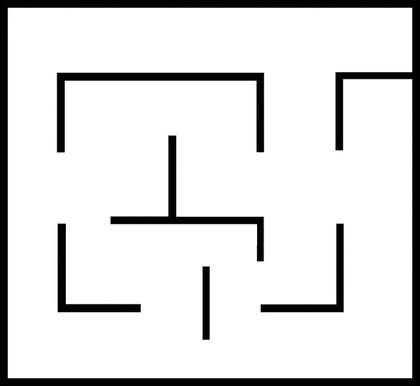
%> input picture Matlab_create_structure/pixel_files/Map8_2.jpg, 420 x 386 px, shrunk from 593 x 545 before the run
$ octave CreateSearchPoints.m   (GNU Octave 9; MATLAB toolbox functions it lacks are replaced by stand-ins)
%> lines starting %> are read from the running program, lines starting %| are printed output that depends on the picture


% close all;
clear all; clc;

%Adds the path to the graph library
addpath('./graphutils')

fig = imread('./pixel_files/Map8_2.jpg');
%> fig is the input picture: size 386x420x3 uint8; min 0, max 255, mean 221.7
load('./output_structure/Original_graph_36.mat','graph')
number_nodes = graph.number_nodes;
node_list = graph.node_list;
edge_matrix = graph.edge_matrix;
complete_edge_matrix = graph.complete_edge_matrix;
map_edge_matrix = graph.map_edge_matrix;
path_matrix = graph.path_matrix;
w_s = graph.w_s;
Pol_coefs = graph.Pol_coefs;

%Plotting the original graph
figure(1)
image = (fig(:,:,1)+fig(:,:,2)+fig(:,:,3))/3;
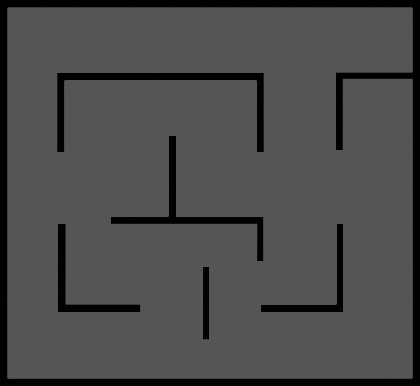
%> image: size 386x420 uint8; min 0, max 85, mean 75
image = flipud(image);
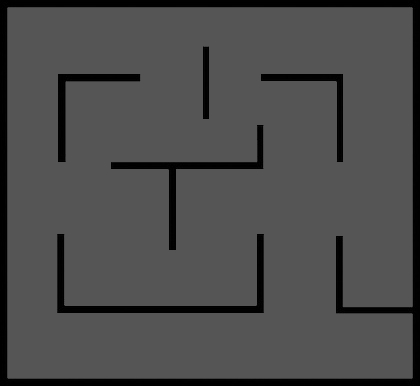
%> image: size 386x420 uint8; min 0, max 85, mean 75; mean of the top-left, top-right, bottom-left and bottom-right quarters 73.9, 75.7, 75, 75.3
x = linspace(w_s(1),w_s(2),length(fig(1,:,1)));
%> x = 420 values from 0 to 11.86
y = linspace(w_s(3),w_s(4),length(fig(:,1,1)));
%> y = 386 values from 0 to 10.9
[X,Y] = meshgrid(x,y);
H = pcolor(X,Y,image);
title('Original graph');
H.LineStyle = 'none';
colormap gray
axis equal
hold on
for k = 1:1:length(Pol_coefs)
    cx = Pol_coefs(k).coef_x;
    cy = Pol_coefs(k).coef_y;
    xp = [];
    yp = [];
    for t = 0:0.01:1
        xp(end+1) = cx(1)*t^5+cx(2)*t^4+cx(3)*t^3+cx(4)*t^2+cx(5)*t^1+cx(6)*t^0;
        yp(end+1) = cy(1)*t^5+cy(2)*t^4+cy(3)*t^3+cy(4)*t^2+cy(5)*t^1+cy(6)*t^0;
    end
    plot(xp,yp,'b','LineWidth',2)
end
plot(node_list(:,1),node_list(:,2),'*r','LineWidth',2)
plot(node_list(:,1),node_list(:,2),'or','LineWidth',2)
for k = 1:1:length(node_list)
    text(node_list(k,1)+0.05,node_list(k,2)+0.05,sprintf('%d',k),'FontSize',10,'Color',[1 0 0])
end
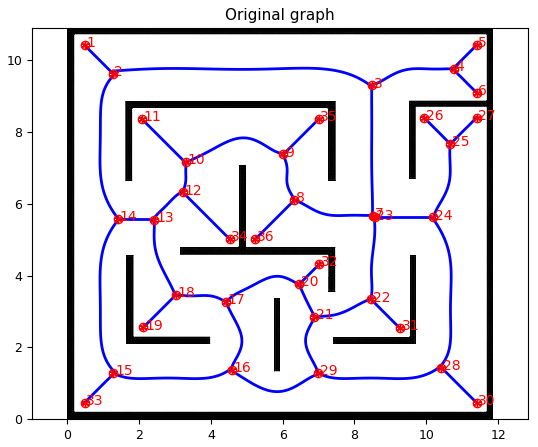
%> figure redrawn from the program's plot data; curve peaks at x = 0.48, y = 10.42; curve peaks at x = 6.62, y = 9.78; curve peaks at x = 9.78, y = 9.77; curve peaks at x = 11.42, y = 10.44
hold off


% ----------  ----------  ----------  ----------  ----------  ----------
% ----------  ----------  ----------  ----------  ----------  ----------
MAX_DIST = 2.0;
SP = struct('SP_number',[],'parameter_values',[]);
search_point_list = [SP];
for k = 1:1:length(Pol_coefs)
    n_SP = ceil(Pol_coefs(k).cost/MAX_DIST); % Number of searching points in the edge
    search_point_list(k) = SP;
    search_point_list(k).SP_number = n_SP;
    %if (n_SP ~= 0)
        d_p = 1/n_SP;
        for l = 1:1:n_SP
            search_point_list(k).parameter_values(end+1) = (l-1)*d_p;
        end
    %end
end


figure(1)
hold on
for k = 1:1:length(Pol_coefs)
    cx = Pol_coefs(k).coef_x;
    cy = Pol_coefs(k).coef_y;
    for p = search_point_list(k).parameter_values
        xp(end+1) = cx(1)*p^5+cx(2)*p^4+cx(3)*p^3+cx(4)*p^2+cx(5)*p^1+cx(6)*p^0;
        yp(end+1) = cy(1)*p^5+cy(2)*p^4+cy(3)*p^3+cy(4)*p^2+cy(5)*p^1+cy(6)*p^0;
    end
end
hold off
